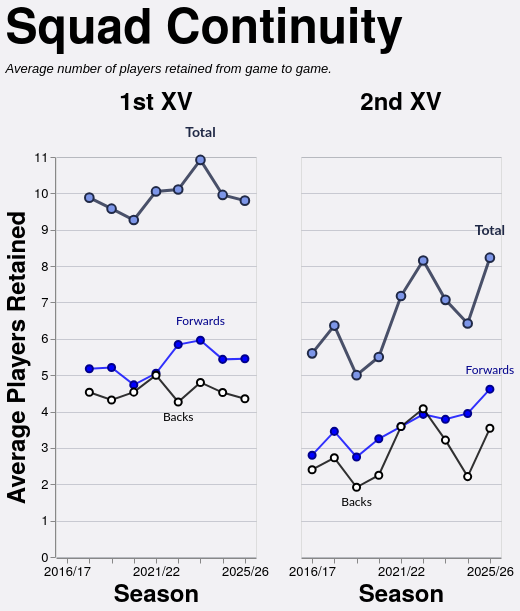

The Vega-Lite source for this figure:
### Vega-Lite specification from a JSON file in a GitHub repository (floating-point values rounded to 4 significant figures)
{"config": {"axis": {"labelFont": "PT Sans Narrow, Helvetica Neue, Helvetica, Arial, sans-serif", "titleFont": "PT Sans Narrow, Helvetica Neue, Helvetica, Arial, sans-serif", "labelFontSize": 13, "titleFontSize": 24, "gridColor": "#202947", "gridOpacity": 0.2}, "text": {"font": "Lato, sans-serif"}, "bar": {"cornerRadiusEnd": 5}, "header": {"labelFont": "PT Sans Narrow, Helvetica Neue, Helvetica, Arial, sans-serif", "titleFont": "PT Sans Narrow, Helvetica Neue, Helvetica, Arial, sans-serif", "labelFontSize": 24, "titleFontSize": 28, "labelFontWeight": "bold", "orient": "left"}, "legend": {"labelFont": "PT Sans Narrow, Helvetica Neue, Helvetica, Arial, sans-serif", "titleFont": "PT Sans Narrow, Helvetica Neue, Helvetica, Arial, sans-serif", "labelFontSize": 14, "titleFontSize": 16, "titlePadding": 5, "fillColor": "white", "strokeColor": "black", "padding": 10, "titleFontWeight": "lighter", "titleFontStyle": "italic", "titleColor": "gray", "offset": 10}, "title": {"font": "PT Sans Narrow, Helvetica Neue, Helvetica, Arial, sans-serif", "fontSize": 48, "fontWeight": "bold", "anchor": "start", "align": "center", "titlePadding": 20, "subtitlePadding": 10, "subtitleFontSize": 13, "subtitleColor": "", "subtitleFontStyle": "italic", "offset": 15, "color": "black"}, "axisX": {"labelAngle": 0}, "facet": {"title": null, "header": null, "align": {"row": "each", "column": "each"}}, "resolve": {"scale": {"y": "independent", "facet": "independent"}}, "background": "#f2f1f4", "scale": {"offsetBandPaddingOuter": 0.2, "offsetBandPaddingInner": 0.1}}, "data": {"name": "data-b8cb5149147e8accc6ebbcebad6ac0fa"}, "facet": {"column": {"field": "squad", "header": {"labelExpr": "datum.value + ' XV'", "labelFontSize": 24}, "sort": ["1st", "2nd"], "title": null, "type": "nominal"}}, "spec": {"layer": [{"mark": {"type": "line", "color": "#202946", "opacity": 0.8, "point": {"filled": true, "color": "#7d96e8", "stroke": "#202946", "size": 75, "strokeWidth": 2}, "strokeWidth": 3}, "encoding": {"detail": [{"field": "unit", "type": "nominal"}], "tooltip": [{"field": "season", "title": "Season", "type": "ordinal"}, {"field": "squad", "title": "Squad", "type": "nominal"}, {"field": "unit", "title": "Unit", "type": "nominal"}, {"field": "retained", "format": ".1f", "title": "Avg Retained", "type": "quantitative"}], "x": {"axis": {"labelAngle": 0, "labelOverlap": "parity"}, "field": "season", "sort": "ascending", "title": "Season", "type": "ordinal"}, "y": {"axis": {"tickMinStep": 1}, "field": "retained", "scale": {"zero": true}, "title": "Average Players Retained", "type": "quantitative"}}, "transform": [{"filter": "(datum.unit === 'Total')"}]}, {"mark": {"type": "line", "color": "blue", "opacity": 0.8, "point": {"filled": true, "color": "blue", "stroke": "darkblue", "size": 50, "strokeWidth": 2}, "strokeWidth": 2}, "encoding": {"detail": [{"field": "unit", "type": "nominal"}], "tooltip": [{"field": "season", "title": "Season", "type": "ordinal"}, {"field": "squad", "title": "Squad", "type": "nominal"}, {"field": "unit", "title": "Unit", "type": "nominal"}, {"field": "retained", "format": ".1f", "title": "Avg Retained", "type": "quantitative"}], "x": {"axis": {"labelAngle": 0, "labelOverlap": "parity"}, "field": "season", "sort": "ascending", "title": "Season", "type": "ordinal"}, "y": {"axis": {"tickMinStep": 1}, "field": "retained", "scale": {"zero": true}, "title": "Average Players Retained", "type": "quantitative"}}, "transform": [{"filter": "(datum.unit === 'Forwards')"}]}, {"mark": {"type": "line", "color": "black", "opacity": 0.8, "point": {"filled": true, "color": "white", "stroke": "black", "size": 50, "strokeWidth": 2}, "strokeWidth": 2}, "encoding": {"detail": [{"field": "unit", "type": "nominal"}], "tooltip": [{"field": "season", "title": "Season", "type": "ordinal"}, {"field": "squad", "title": "Squad", "type": "nominal"}, {"field": "unit", "title": "Unit", "type": "nominal"}, {"field": "retained", "format": ".1f", "title": "Avg Retained", "type": "quantitative"}], "x": {"axis": {"labelAngle": 0, "labelOverlap": "parity"}, "field": "season", "sort": "ascending", "title": "Season", "type": "ordinal"}, "y": {"axis": {"tickMinStep": 1}, "field": "retained", "scale": {"zero": true}, "title": "Average Players Retained", "type": "quantitative"}}, "transform": [{"filter": "(datum.unit === 'Backs')"}]}, {"mark": {"type": "text", "align": "center", "baseline": "bottom", "color": "#202946", "dx": 0, "dy": -20, "fontSize": 14, "fontWeight": "bold"}, "encoding": {"detail": [{"field": "unit", "type": "nominal"}], "text": {"value": "Total"}, "tooltip": [{"field": "season", "title": "Season", "type": "ordinal"}, {"field": "squad", "title": "Squad", "type": "nominal"}, {"field": "unit", "title": "Unit", "type": "nominal"}, {"field": "retained", "format": ".1f", "title": "Avg Retained", "type": "quantitative"}], "x": {"field": "season", "type": "ordinal"}, "y": {"field": "retained", "type": "quantitative"}}, "transform": [{"filter": "(datum.unit === 'Total')"}, {"calculate": "toNumber(split(datum.season, '/')[0])", "as": "season_order"}, {"joinaggregate": [{"op": "max", "field": "retained", "as": "max_value"}, {"op": "min", "field": "retained", "as": "min_value"}], "groupby": ["squad"]}, {"filter": "datum.retained > 0"}, {"filter": "datum.retained == datum.max_value"}, {"window": [{"op": "row_number", "field": "", "as": "rank"}], "groupby": ["squad"], "sort": [{"field": "season_order", "order": "descending"}]}, {"filter": "datum.rank == 1"}]}, {"mark": {"type": "text", "align": "center", "baseline": "bottom", "color": "darkblue", "dx": 0, "dy": -12, "fontSize": 12, "fontWeight": "normal"}, "encoding": {"detail": [{"field": "unit", "type": "nominal"}], "text": {"value": "Forwards"}, "tooltip": [{"field": "season", "title": "Season", "type": "ordinal"}, {"field": "squad", "title": "Squad", "type": "nominal"}, {"field": "unit", "title": "Unit", "type": "nominal"}, {"field": "retained", "format": ".1f", "title": "Avg Retained", "type": "quantitative"}], "x": {"field": "season", "type": "ordinal"}, "y": {"field": "retained", "type": "quantitative"}}, "transform": [{"filter": "(datum.unit === 'Forwards')"}, {"calculate": "toNumber(split(datum.season, '/')[0])", "as": "season_order"}, {"joinaggregate": [{"op": "max", "field": "retained", "as": "max_value"}, {"op": "min", "field": "retained", "as": "min_value"}], "groupby": ["squad"]}, {"filter": "datum.retained > 0"}, {"filter": "datum.retained == datum.max_value"}, {"window": [{"op": "row_number", "field": "", "as": "rank"}], "groupby": ["squad"], "sort": [{"field": "season_order", "order": "descending"}]}, {"filter": "datum.rank == 1"}]}, {"mark": {"type": "text", "align": "center", "baseline": "top", "color": "black", "dx": 0, "dy": 10, "fontSize": 12, "fontWeight": "normal"}, "encoding": {"detail": [{"field": "unit", "type": "nominal"}], "text": {"value": "Backs"}, "tooltip": [{"field": "season", "title": "Season", "type": "ordinal"}, {"field": "squad", "title": "Squad", "type": "nominal"}, {"field": "unit", "title": "Unit", "type": "nominal"}, {"field": "retained", "format": ".1f", "title": "Avg Retained", "type": "quantitative"}], "x": {"field": "season", "type": "ordinal"}, "y": {"field": "retained", "type": "quantitative"}}, "transform": [{"filter": "(datum.unit === 'Backs')"}, {"calculate": "toNumber(split(datum.season, '/')[0])", "as": "season_order"}, {"joinaggregate": [{"op": "max", "field": "retained", "as": "max_value"}, {"op": "min", "field": "retained", "as": "min_value"}], "groupby": ["squad"]}, {"filter": "datum.retained > 0"}, {"filter": "datum.retained == datum.min_value"}, {"window": [{"op": "row_number", "field": "", "as": "rank"}], "groupby": ["squad"], "sort": [{"field": "season_order", "order": "descending"}]}, {"filter": "datum.rank == 1"}]}], "height": 400, "width": 200}, "spacing": 30, "title": {"text": "Squad Continuity", "subtitle": ["Average number of players retained from game to game."]}, "$schema": "https://vega.github.io/schema/vega-lite/v5.20.1.json", "datasets": {"data-b8cb5149147e8accc6ebbcebad6ac0fa": [{"season": "2017/18", "squad": "1st", "unit": "Total", "retained": 9.882}, {"season": "2017/18", "squad": "1st", "unit": "Forwards", "retained": 5.176}, {"season": "2017/18", "squad": "1st", "unit": "Backs", "retained": 4.529}, {"season": "2018/19", "squad": "1st", "unit": "Total", "retained": 9.579}, {"season": "2018/19", "squad": "1st", "unit": "Forwards", "retained": 5.211}, {"season": "2018/19", "squad": "1st", "unit": "Backs", "retained": 4.316}, {"season": "2019/20", "squad": "1st", "unit": "Total", "retained": 9.267}, {"season": "2019/20", "squad": "1st", "unit": "Forwards", "retained": 4.733}, {"season": "2019/20", "squad": "1st", "unit": "Backs", "retained": 4.533}, {"season": "2021/22", "squad": "1st", "unit": "Total", "retained": 10.05}, {"season": "2021/22", "squad": "1st", "unit": "Forwards", "retained": 5.053}, {"season": "2021/22", "squad": "1st", "unit": "Backs", "retained": 5.0}, {"season": "2022/23", "squad": "1st", "unit": "Total", "retained": 10.11}, {"season": "2022/23", "squad": "1st", "unit": "Forwards", "retained": 5.842}, {"season": "2022/23", "squad": "1st", "unit": "Backs", "retained": 4.263}, {"season": "2023/24", "squad": "1st", "unit": "Total", "retained": 10.92}, {"season": "2023/24", "squad": "1st", "unit": "Forwards", "retained": 5.96}, {"season": "2023/24", "squad": "1st", "unit": "Backs", "retained": 4.8}, {"season": "2024/25", "squad": "1st", "unit": "Total", "retained": 9.957}, {"season": "2024/25", "squad": "1st", "unit": "Forwards", "retained": 5.435}, {"season": "2024/25", "squad": "1st", "unit": "Backs", "retained": 4.522}, {"season": "2025/26", "squad": "1st", "unit": "Total", "retained": 9.8}, {"season": "2025/26", "squad": "1st", "unit": "Forwards", "retained": 5.45}, {"season": "2025/26", "squad": "1st", "unit": "Backs", "retained": 4.35}, {"season": "2016/17", "squad": "2nd", "unit": "Total", "retained": 5.6}, {"season": "2016/17", "squad": "2nd", "unit": "Forwards", "retained": 2.8}, {"season": "2016/17", "squad": "2nd", "unit": "Backs", "retained": 2.4}, {"season": "2017/18", "squad": "2nd", "unit": "Total", "retained": 6.364}, {"season": "2017/18", "squad": "2nd", "unit": "Forwards", "retained": 3.455}, {"season": "2017/18", "squad": "2nd", "unit": "Backs", "retained": 2.727}, {"season": "2018/19", "squad": "2nd", "unit": "Total", "retained": 5.0}, {"season": "2018/19", "squad": "2nd", "unit": "Forwards", "retained": 2.75}, {"season": "2018/19", "squad": "2nd", "unit": "Backs", "retained": 1.917}, {"season": "2019/20", "squad": "2nd", "unit": "Total", "retained": 5.5}, {"season": "2019/20", "squad": "2nd", "unit": "Forwards", "retained": 3.25}, {"season": "2019/20", "squad": "2nd", "unit": "Backs", "retained": 2.25}, {"season": "2021/22", "squad": "2nd", "unit": "Total", "retained": 7.176}, {"season": "2021/22", "squad": "2nd", "unit": "Forwards", "retained": 3.588}, {"season": "2021/22", "squad": "2nd", "unit": "Backs", "retained": 3.588}, {"season": "2022/23", "squad": "2nd", "unit": "Total", "retained": 8.154}, {"season": "2022/23", "squad": "2nd", "unit": "Forwards", "retained": 3.923}, {"season": "2022/23", "squad": "2nd", "unit": "Backs", "retained": 4.077}, {"season": "2023/24", "squad": "2nd", "unit": "Total", "retained": 7.071}, {"season": "2023/24", "squad": "2nd", "unit": "Forwards", "retained": 3.786}, {"season": "2023/24", "squad": "2nd", "unit": "Backs", "retained": 3.214}, {"season": "2024/25", "squad": "2nd", "unit": "Total", "retained": 6.421}, {"season": "2024/25", "squad": "2nd", "unit": "Forwards", "retained": 3.947}, {"season": "2024/25", "squad": "2nd", "unit": "Backs", "retained": 2.211}, {"season": "2025/26", "squad": "2nd", "unit": "Total", "retained": 8.231}, {"season": "2025/26", "squad": "2nd", "unit": "Forwards", "retained": 4.615}, {"season": "2025/26", "squad": "2nd", "unit": "Backs", "retained": 3.538}]}}
